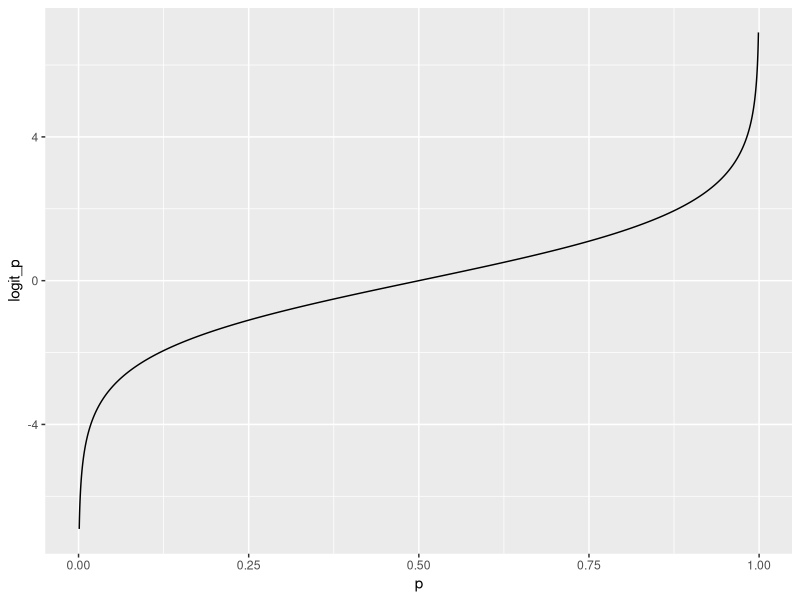
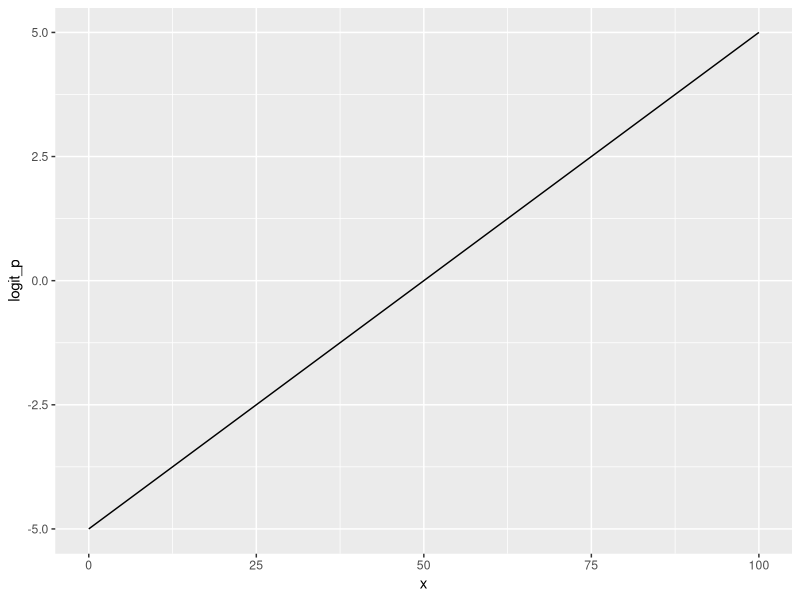
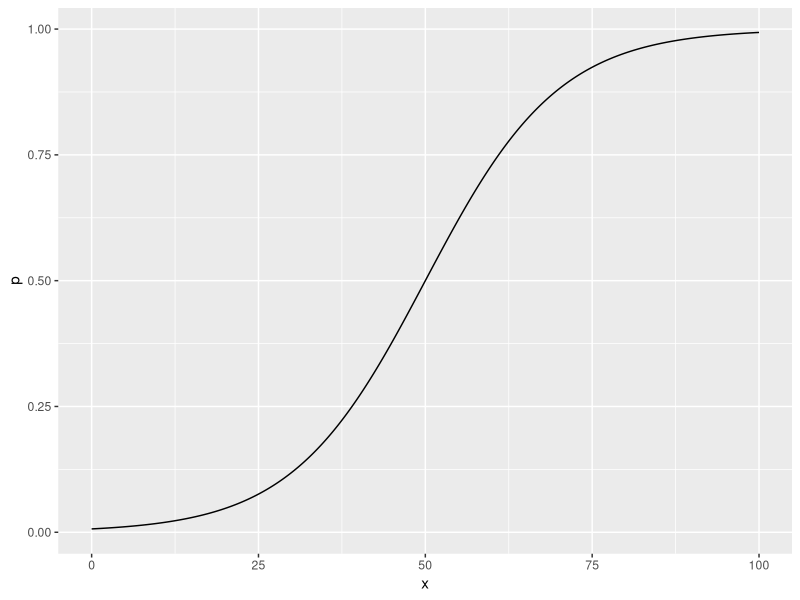
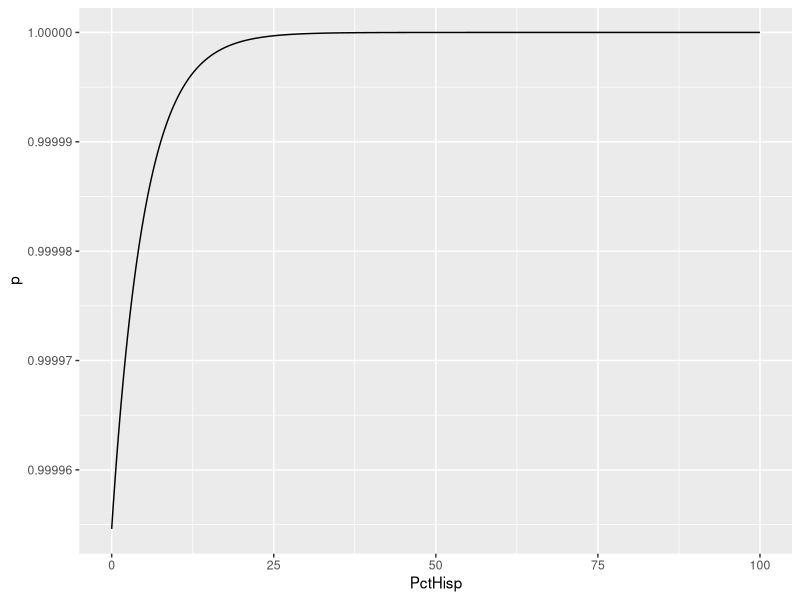

Generate these figures, in order, with R:
library(ggplot2)
library(tidyverse)

# Intro to logit function
p <- seq(0.001, 0.999, length.out = 1e4)

logit_p <- log(p/(1-p))

ggplot(tibble(p, logit_p), aes(p,logit_p)) +
  geom_line()

#x and logit(p) are linear 
x <- seq(0, 100, length.out = 1e4)
beta0 <- -5
beta1 <- 0.1

logit_p <- beta0 + beta1 * x

ggplot(tibble(x, logit_p), 
       aes(x, logit_p)) +
  geom_line()

# x and p are not linear

p <- exp(logit_p) / 
  (1 + exp(logit_p))

ggplot(tibble(x,p), 
       aes(x, p)) + 
  geom_line()

# Bs reflect your hypothesis 

PctHisp <- seq(0,100, length.out = 1e3)

beta0 <- 10
beta1 <- 0.2

logit_p <- beta0 + beta1 * PctHisp

p <- exp(logit_p) / (1 + exp(logit_p))

ggplot(tibble(PctHisp, p), 
       aes(PctHisp, p))+
  geom_line()
